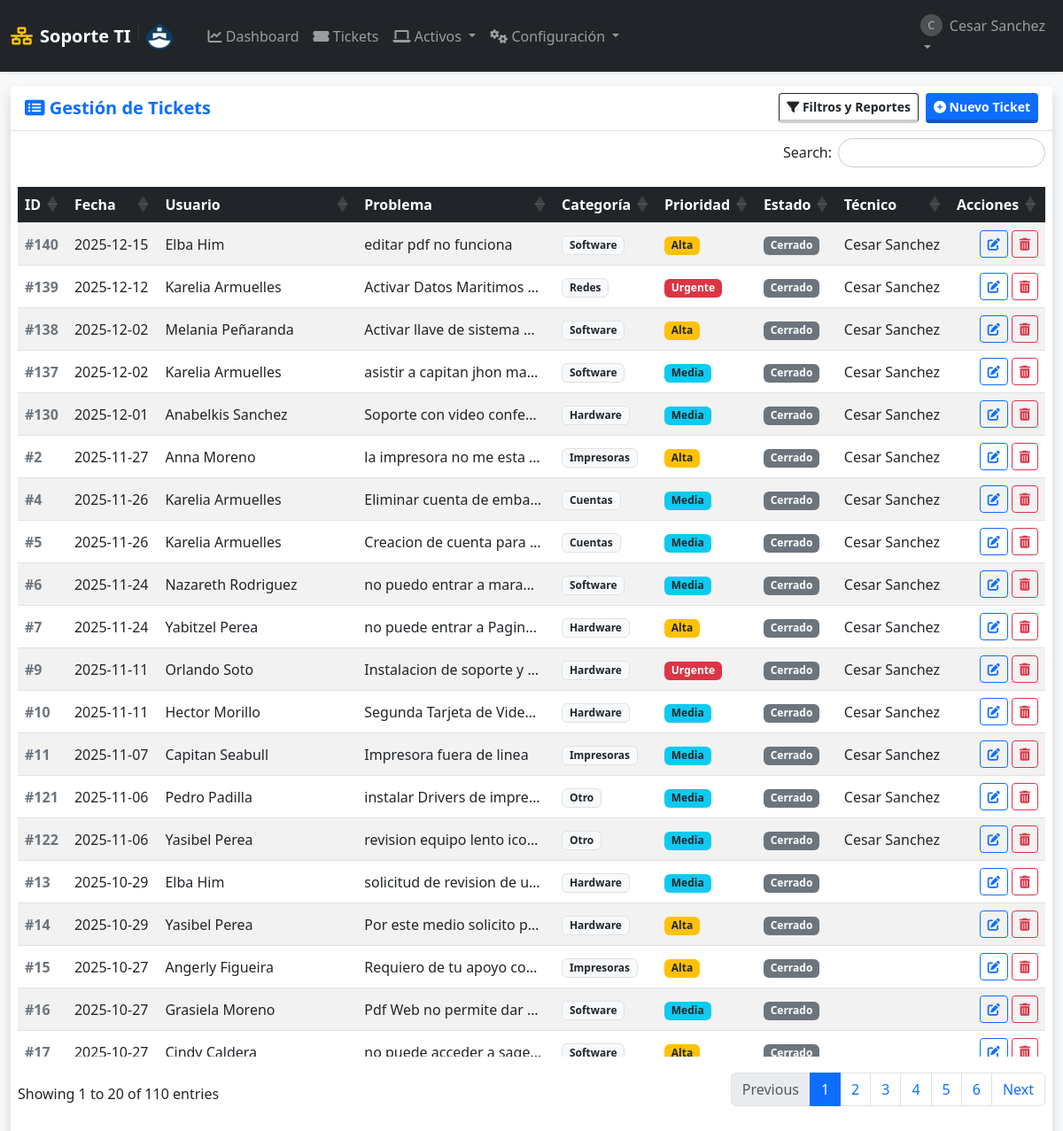
Before: /soportes (signed in) with the older database file.
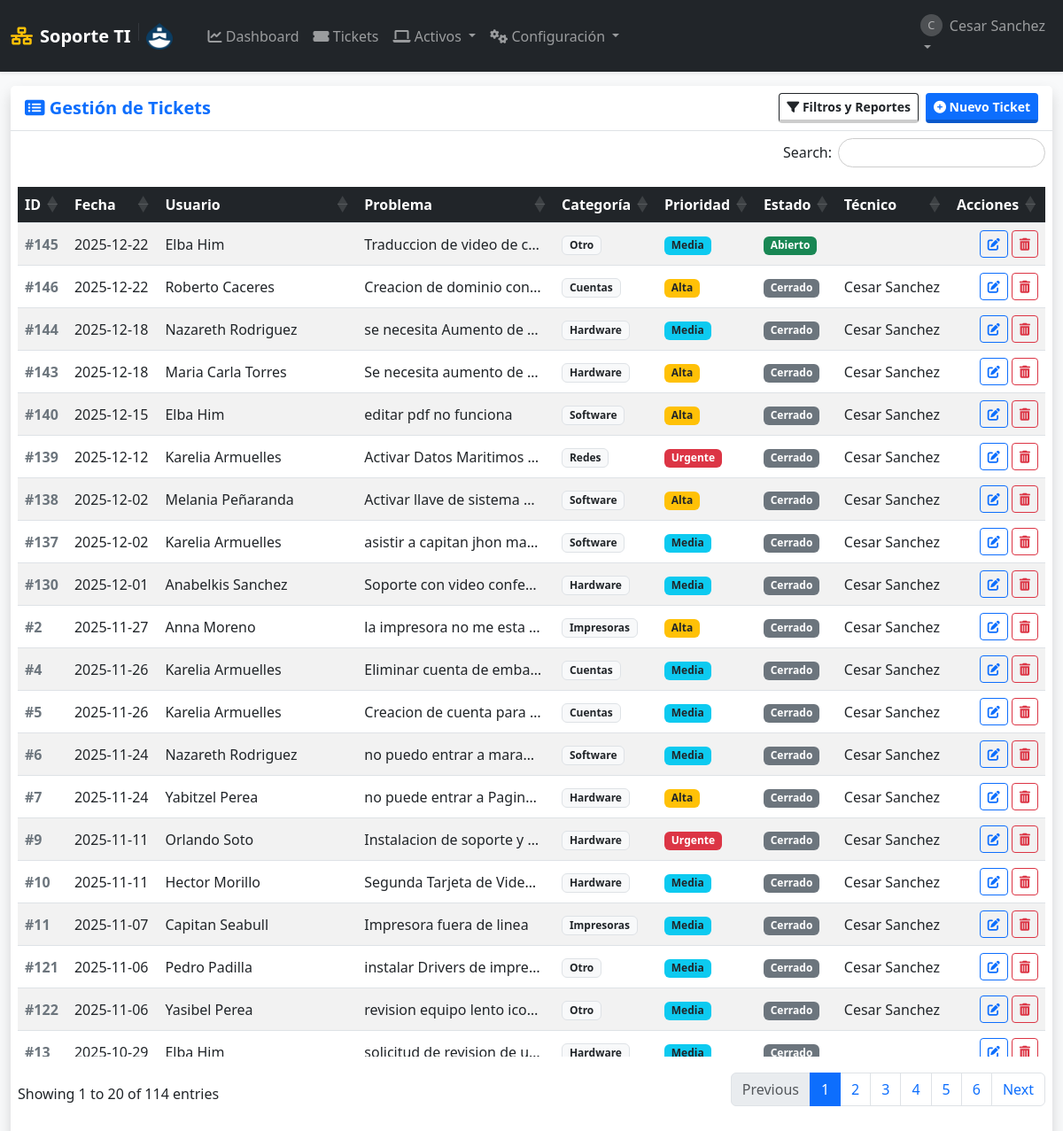
After: the same page with the newer database file.
### tables this page shows
CREATE TABLE soportes (
            id INTEGER PRIMARY KEY AUTOINCREMENT,
            fecha_creacion TIMESTAMP DEFAULT CURRENT_TIMESTAMP,
            
            usuario_id INTEGER NOT NULL,  -- Quién reporta
            tecnico_id INTEGER,           -- Quién atiende
            equipo_id INTEGER,            -- Equipo afectado (opcional)
            
            problema TEXT NOT NULL,
            descripcion_detallada TEXT,
            
            estado TEXT NOT NULL DEFAULT 'Abierto',
            prioridad TEXT NOT NULL DEFAULT 'Media',
            categoria TEXT NOT NULL DEFAULT 'Otro',
            
            solucion TEXT,
            fecha_inicio DATE,
            fecha_finalizacion DATE,
            
            FOREIGN KEY (usuario_id) REFERENCES usuarios (id) ON DELETE CASCADE,
            FOREIGN KEY (tecnico_id) REFERENCES usuarios (id) ON DELETE SET NULL,
            FOREIGN KEY (equipo_id) REFERENCES equipos (id) ON DELETE SET NULL
        );

CREATE TABLE usuarios (
            id INTEGER PRIMARY KEY AUTOINCREMENT,
            username TEXT UNIQUE NOT NULL,
            email TEXT UNIQUE,
            password_hash TEXT NOT NULL,
            role TEXT NOT NULL DEFAULT 'user' CHECK(role IN ('admin', 'user', 'tecnico')),
            departamento TEXT,
            fecha_creacion TIMESTAMP DEFAULT CURRENT_TIMESTAMP
        );

### app.py (the view)
@app.route('/soportes')
@login_required
def lista_soportes():
    db = get_db()
    f_inicio = request.args.get('fecha_inicio')
    f_fin = request.args.get('fecha_fin')
    f_categoria = request.args.get('categoria')
    f_prioridad = request.args.get('prioridad')
    f_estado = request.args.get('estado')
    f_tecnico = request.args.get('tecnico_id')
    query = """
        SELECT s.*, u.username as nombre_usuario, t.username as nombre_tecnico
        FROM soportes s
        JOIN usuarios u ON s.usuario_id = u.id
        LEFT JOIN usuarios t ON s.tecnico_id = t.id
        WHERE 1=1
    """
    params = []
    if session['role'] == 'user':
        query += " AND s.usuario_id = ?"
        params.append(session['user_id'])
    if f_inicio and f_fin:
        query += " AND date(s.fecha_creacion) BETWEEN ? AND ?"
        params.extend([f_inicio, f_fin])
    if f_categoria and f_categoria != 'Todos':
        query += " AND s.categoria = ?"
        params.append(f_categoria)
    if f_prioridad and f_prioridad != 'Todos':
        query += " AND s.prioridad = ?"
        params.append(f_prioridad)
    if f_estado and f_estado != 'Todos':
        query += " AND s.estado = ?"
        params.append(f_estado)
    if f_tecnico and f_tecnico != 'Todos':
        query += " AND s.tecnico_id = ?"
        params.append(f_tecnico)
    query += """ ORDER BY CASE WHEN s.estado IN ('Abierto', 'En Proceso') THEN 0 ELSE 1 END ASC, s.fecha_creacion DESC """
    tickets = db.execute(query, params).fetchall()
    tecnicos = db.execute("SELECT id, username FROM usuarios WHERE role IN ('admin', 'tecnico')").fetchall()
    return render_template('lista_soportes.html', soportes=tickets, tecnicos=tecnicos, categorias=CATEGORIAS, prioridades=PRIORIDADES, estados=ESTADOS)

### app.py (called while the page is built)
def get_db():
    if 'db' not in g:
        g.db = sqlite3.connect(app.config['DB_FILE'])
        g.db.row_factory = sqlite3.Row
        g.db.execute("PRAGMA foreign_keys = ON")
    return g.db

def login_required(f):
    @wraps(f)
    def decorated_function(*args, **kwargs):
        if 'user_id' not in session:
            flash('Por favor, inicia sesión.', 'warning')
            return redirect(url_for('login'))
        return f(*args, **kwargs)
    return decorated_function

### templates/lista_soportes.html (shortened to what the changed rows need)
{% extends "layout.html" %}
{% block content %}
<div class="card shadow h-100 border-0">
    <div class="card-header bg-white py-2 border-bottom d-flex justify-content-between align-items-center">
        <h5 class="mb-0 text-primary fw-bold"><i class="fas fa-list-alt"></i> Gestión de Tickets</h5>
        <div class="d-flex gap-2">
        </div>
    </div>
    <div class="card-body p-2">
        <table class="table table-striped table-hover tabla-enterprise w-100 align-middle">
            <thead>
                <tr>
                    <th>ID</th>
                    <th>Fecha</th>
                    <th>Usuario</th>
                    <th>Problema</th>
                    <th>Categoría</th>
                    <th>Prioridad</th>
                    <th>Estado</th>
                    <th>Técnico</th>
                    <th>Acciones</th>
                </tr>
            </thead>
            <tbody>
                {% for soporte in soportes %}
                <tr>
                    <td class="fw-bold text-secondary">#{{ soporte.id }}</td>
                    <td data-order="{{ soporte.fecha_creacion }}">
                        {{ soporte.fecha_creacion[:10] }}
                    </td>
                    <td>{{ soporte.nombre_usuario }}</td>
                    <td title="{{ soporte.problema }}">
                        <div style="max-width: 200px; white-space: nowrap; overflow: hidden; text-overflow: ellipsis;">
                            {{ soporte.problema }}
                        </div>
                    </td>
                    <td><span class="badge bg-light text-dark border">{{ soporte.categoria }}</span></td>
                    <td>
                        {% if soporte.prioridad == 'Urgente' %}<span class="badge bg-danger">Urgente</span>
                        {% elif soporte.prioridad == 'Alta' %}<span class="badge bg-warning text-dark">Alta</span>
                        {% else %}<span class="badge bg-info text-dark">{{ soporte.prioridad }}</span>
                        {% endif %}
                    </td>
                    <td>
                        {% if soporte.estado == 'Abierto' %}<span class="badge bg-success">Abierto</span>
                        {% elif soporte.estado == 'En Proceso' %}<span class="badge bg-primary">En Proceso</span>
                        {% elif soporte.estado == 'Resuelto' %}<span class="badge bg-info">Resuelto</span>
                        {% else %}<span class="badge bg-secondary">Cerrado</span>
                        {% endif %}
                    </td>
                    <td>{{ soporte.nombre_tecnico or '' }}</td>
                    <td class="text-end">
                        <div class="d-flex gap-1 justify-content-end">
                            {% if session['role'] in ['admin', 'tecnico'] or session['user_id'] == soporte.usuario_id %}
                                <a href="{{ url_for('editar', ticket_id=soporte.id) }}" class="btn btn-outline-primary btn-sm" title="Ver/Editar">
                                    <i class="fas fa-edit"></i>
                                </a>
                            {% endif %}
                            {% if session['role'] == 'admin' %}
                                <form action="{{ url_for('eliminar_soporte', ticket_id=soporte.id) }}" method="POST" onsubmit="return confirm('⚠️ ¿Eliminar Ticket #{{ soporte.id }}?\nEsta acción es irreversible.');">
                                    <button class="btn btn-outline-danger btn-sm" title="Eliminar Ticket">
                                        <i class="fas fa-trash-alt"></i>
                                    </button>
                                </form>
                            {% endif %}
                        </div>
                    </td>
                </tr>
                {% endfor %}
            </tbody>
        </table>
    </div>
</div>
{% endblock %}

Changed rows visible on the page:
no longer on this page (row unchanged): soportes: id "14", fecha_creacion "2025-10-29", nombre_usuario "Yasibel Perea", problema "Por este medio solicito p…", categoria "Hardware", prioridad "Alta", estado "Cerrado"
no longer on this page (row unchanged): soportes: id "15", fecha_creacion "2025-10-27", nombre_usuario "Angerly Figueira", problema "Requiero de tu apoyo co…", categoria "Impresoras", prioridad "Alta", estado "Cerrado"
no longer on this page (row unchanged): soportes: id "16", fecha_creacion "2025-10-27", nombre_usuario "Grasiela Moreno", problema "Pdf Web no permite dar…", categoria "Software", prioridad "Media", estado "Cerrado"
no longer on this page (row unchanged): soportes: id "17", fecha_creacion "2025-10-27", nombre_usuario "Cindy Caldera", problema "no puede acceder a sage…", categoria "Software", prioridad "Alta", estado "Cerrado"
added soportes: id "145", fecha_creacion "2025-12-22", nombre_usuario "Elba Him", problema "Traduccion de video de c…", categoria "Otro", prioridad "Media", estado "Abierto"
added soportes: id "146", fecha_creacion "2025-12-22", nombre_usuario "Roberto Caceres", problema "Creacion de dominio con…", categoria "Cuentas", prioridad "Alta", estado "Cerrado", username "Cesar Sanchez"
added soportes: id "144", fecha_creacion "2025-12-18", nombre_usuario "Nazareth Rodriguez", problema "se necesita Aumento de…", categoria "Hardware", prioridad "Media", estado "Cerrado", username "Cesar Sanchez"
added soportes: id "143", fecha_creacion "2025-12-18", nombre_usuario "Maria Carla Torres", problema "Se necesita aumento de…", categoria "Hardware", prioridad "Alta", estado "Cerrado", username "Cesar Sanchez"
Other visible differences:
text written by a page script: "Search: Showing 1 to 20 of 110 entries Previous 1 2 3 4 5 6 Next" → "Search: Showing 1 to 20 of 114 entries Previous 1 2 3 4 5 6 Next"
